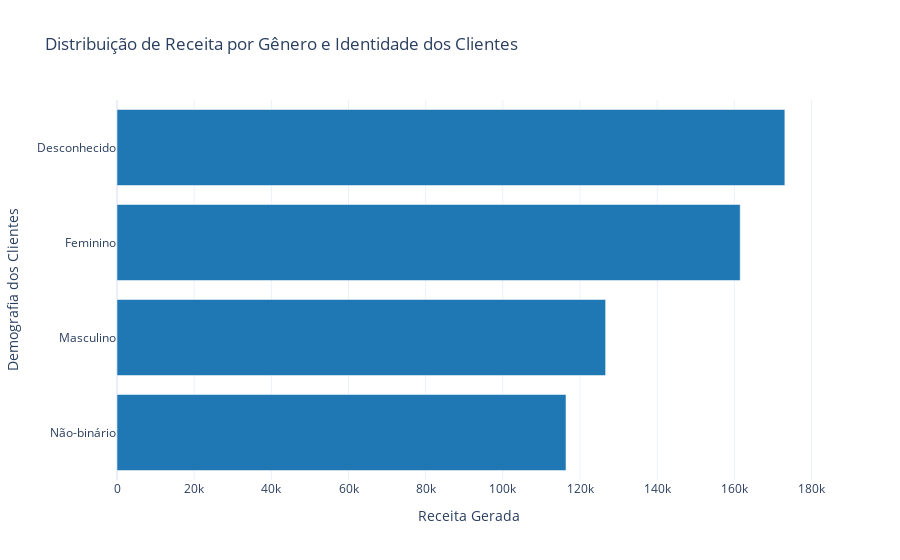

Notebook code cell kept with this figure:
### Markdown cell above
O gráfico revela que "Cuidados com a Pele" é a categoria dominante em vendas, respondendo por 45% do total, o que indica uma forte demanda por esses produtos. "Cuidados com o Cabelo" ocupa a segunda posição, com 29,5% das vendas, evidenciando uma demanda também significativa. Já "Cosméticos" representa a menor participação, com 25,5%, embora ainda constitua uma parte relevante das vendas totais.

### Code cell
# Agrupando os dados por Demografia dos clientes e somando as receitas geradas
Receitas_geradas_por_Genero = TabcadeiaSup.groupby('Demografia dos clientes')['Receita gerada'].sum().reset_index()

# Criando o gráfico de barras horizontal
Receitas_geradas_por_Genero_chart = px.bar(Receitas_geradas_por_Genero, 
                   x='Receita gerada', 
                   y='Demografia dos clientes', 
                   orientation='h', 
                   title='Distribuição de Receita por Gênero e Identidade dos Clientes', 
                   color='Demografia dos clientes',
                   color_discrete_sequence=['#1f77b4'])

# Atualizando o layout para melhor visualização
Receitas_geradas_por_Genero_chart.update_layout(xaxis_title='Receita Gerada', 
                        yaxis_title='Demografia dos Clientes',
                        showlegend=False)
Receitas_geradas_por_Genero_chart.show()

### Figure 1 — Plotly figure (JSON) as saved in the notebook; plotly's stock layout.template omitted (floating-point values rounded to 4 significant figures)
{"data": [{"alignmentgroup": "True", "hovertemplate": "Demografia dos clientes=%{y}<br>Receita gerada=%{x}<extra></extra>", "legendgroup": "Desconhecido", "marker": {"color": "#1f77b4", "pattern": {"shape": ""}}, "name": "Desconhecido", "offsetgroup": "Desconhecido", "orientation": "h", "showlegend": true, "textposition": "auto", "type": "bar", "x": [173100.0], "xaxis": "x", "y": ["Desconhecido"], "yaxis": "y"}, {"alignmentgroup": "True", "hovertemplate": "Demografia dos clientes=%{y}<br>Receita gerada=%{x}<extra></extra>", "legendgroup": "Feminino", "marker": {"color": "#1f77b4", "pattern": {"shape": ""}}, "name": "Feminino", "offsetgroup": "Feminino", "orientation": "h", "showlegend": true, "textposition": "auto", "type": "bar", "x": [161500.0], "xaxis": "x", "y": ["Feminino"], "yaxis": "y"}, {"alignmentgroup": "True", "hovertemplate": "Demografia dos clientes=%{y}<br>Receita gerada=%{x}<extra></extra>", "legendgroup": "Masculino", "marker": {"color": "#1f77b4", "pattern": {"shape": ""}}, "name": "Masculino", "offsetgroup": "Masculino", "orientation": "h", "showlegend": true, "textposition": "auto", "type": "bar", "x": [126600.0], "xaxis": "x", "y": ["Masculino"], "yaxis": "y"}, {"alignmentgroup": "True", "hovertemplate": "Demografia dos clientes=%{y}<br>Receita gerada=%{x}<extra></extra>", "legendgroup": "Não-binário", "marker": {"color": "#1f77b4", "pattern": {"shape": ""}}, "name": "Não-binário", "offsetgroup": "Não-binário", "orientation": "h", "showlegend": true, "textposition": "auto", "type": "bar", "x": [116400.0], "xaxis": "x", "y": ["Não-binário"], "yaxis": "y"}], "layout": {"barmode": "relative", "legend": {"title": {"text": "Demografia dos clientes"}, "tracegroupgap": 0}, "showlegend": false, "title": {"text": "Distribuição de Receita por Gênero e Identidade dos Clientes"}, "xaxis": {"anchor": "y", "domain": [0, 1], "title": {"text": "Receita Gerada"}}, "yaxis": {"anchor": "x", "categoryarray": ["Não-binário", "Masculino", "Feminino", "Desconhecido"], "categoryorder": "array", "domain": [0, 1], "title": {"text": "Demografia dos Clientes"}}}}
